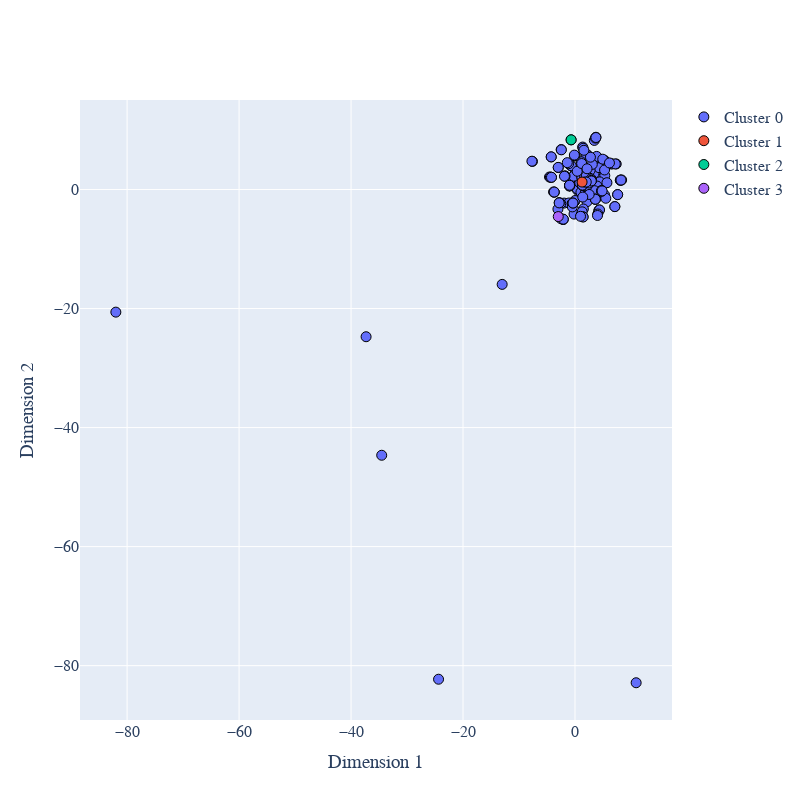

Here is the notebook cell this chart was saved with:
### Code cell
from sklearn.manifold import TSNE

#plotly imports
import plotly as py
import plotly.express as px
import plotly.graph_objs as go
from plotly.offline import download_plotlyjs, init_notebook_mode, plot, iplot

plotX = X.copy()

#plotly imports
import plotly as py
import plotly.express as px
import plotly.graph_objs as go
from plotly.offline import download_plotlyjs, init_notebook_mode, plot, iplot

# TSNE import
from sklearn.manifold import TSNE

#T-SNE with two principal components
TSNE_2d = TSNE(n_components=2, init='random')

clusters = ml_df['cluster_labels']
uniq_clusters = ml_df['cluster_labels'].unique()
uniqs = uniq_clusters.tolist()
uniqs.sort()

PCs_2d = pd.DataFrame(TSNE_2d.fit_transform(plotX))
PCs_2d.columns = ["PC1_2d", "PC2_2d"]
plotX['clusters'] = clusters
plotX['PC1_2d'] = PCs_2d['PC1_2d']
plotX['PC2_2d'] = PCs_2d['PC2_2d']

traces = []

for cluster in uniqs:
    cluster_data = plotX[plotX['clusters'] == cluster]

    #trace1 is for 'Cluster 0'
    trace = go.Scatter(
                        x = cluster_data["PC1_2d"],
                        y = cluster_data["PC2_2d"],
                        mode = "markers",
                        name = "Cluster " + str(cluster),
                        marker = dict(size = 10, line=dict(width=1,color='Black')),
                        text = None)

    traces.append(trace)



layout = dict(xaxis= dict(title= 'Dimension 1',zeroline= False),
              yaxis= dict(title= 'Dimension 2',zeroline= False),
              font_family="Arial",
              font = dict(size=16),
              width=800,
              height=800
             )

fig = dict(data = traces, layout = layout)

iplot(fig)

### Figure 1 — Plotly figure (JSON) as saved in the notebook; plotly's stock layout.template omitted (floating-point values rounded to 4 significant figures; data arrays with more than 128 entries replaced by an {"elided": "..."} marker saying what was removed)
{"data": [{"marker": {"line": {"color": "Black", "width": 1}, "size": 10}, "mode": "markers", "name": "Cluster 0", "type": "scatter", "x": {"elided": "195 float values"}, "y": {"elided": "195 float values"}}, {"marker": {"line": {"color": "Black", "width": 1}, "size": 10}, "mode": "markers", "name": "Cluster 1", "type": "scatter", "x": [1.264], "y": [1.252]}, {"marker": {"line": {"color": "Black", "width": 1}, "size": 10}, "mode": "markers", "name": "Cluster 2", "type": "scatter", "x": [-0.6938, -0.6922], "y": [8.349, 8.349]}, {"marker": {"line": {"color": "Black", "width": 1}, "size": 10}, "mode": "markers", "name": "Cluster 3", "type": "scatter", "x": [-2.988], "y": [-4.542]}], "layout": {"font": {"family": "Arial", "size": 16}, "height": 800, "width": 800, "xaxis": {"title": {"text": "Dimension 1"}, "zeroline": false}, "yaxis": {"title": {"text": "Dimension 2"}, "zeroline": false}}}
